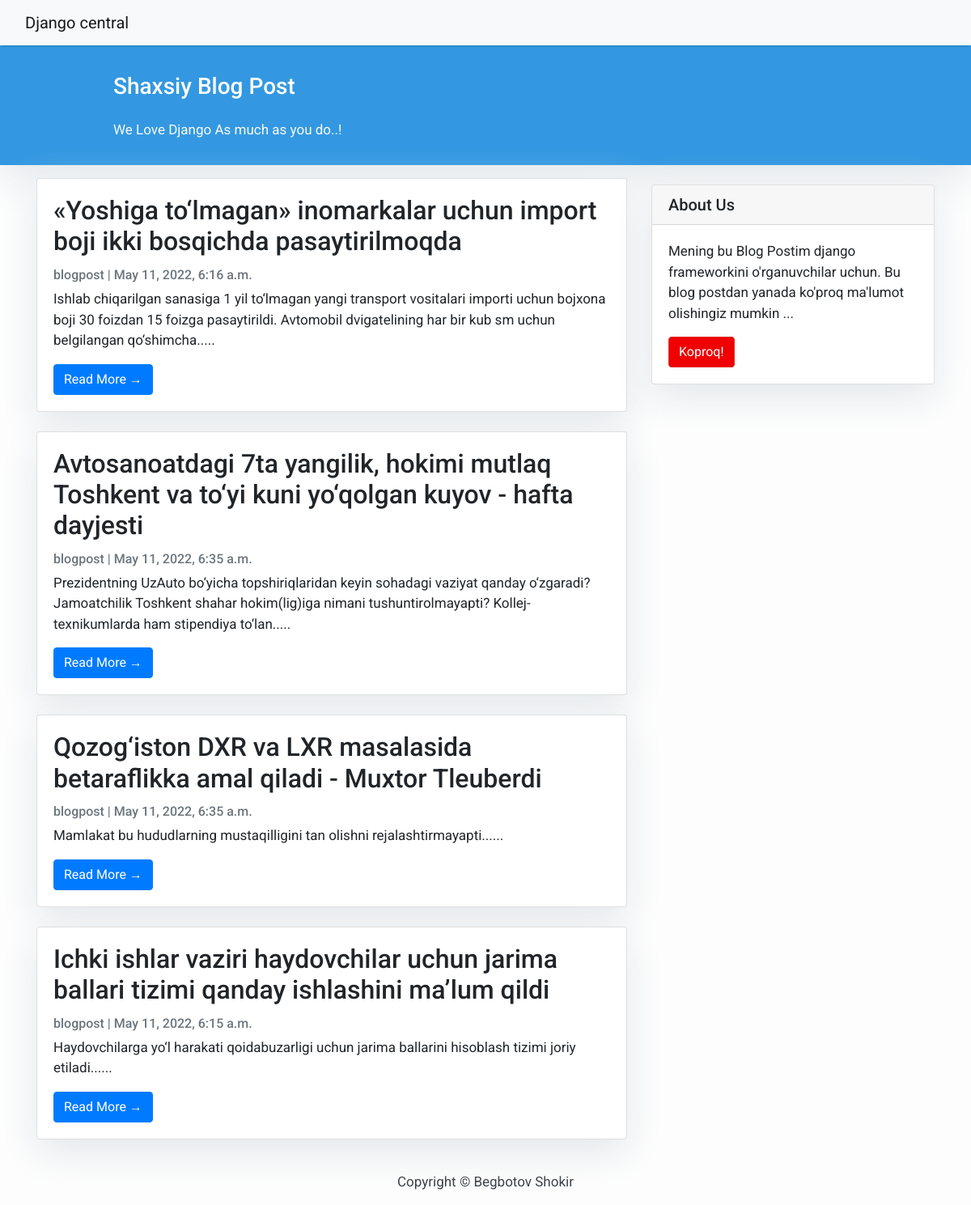
The page / on the database its author committed.
### post/models.py (models this page shows, shortened)
class Yangiliklar(models.Model):
	STATUS = (
		(0, 'Draft'),
		(1, 'Publish')
		)
	title = models.CharField(max_length=200, null=True)
	main_content = models.CharField(max_length=200, null=True)
	content = models.TextField(null=True)
	author = models.ForeignKey(User, on_delete = models.SET_NULL, blank=True, null=True)
	sana = models.DateTimeField(auto_now=True)
	slug = models.SlugField(max_length=100)
	status = models.IntegerField(default=0, choices = STATUS)
	image = models.ImageField(upload_to='images', null=True)
	like_count = models.IntegerField(null=True, blank=True, default=0)
	dislike_count = models.IntegerField(null=True, blank=True, default=0)

### post/views.py (the view)
# urls.py: path('', index, name='index'),
def index(request):
	posts = Yangiliklar.objects.filter(status=1).order_by('-id')
	context = {'posts':posts}
	return render(request, 'index.html', context)

### post/templates/index.html
{% extends 'base.html' %}
{% load static %}
{% block content %}
<div class="container">
    <div class="row">
        <div class="col-md-8 mt-3 left">
        {% for post in posts %}
            <div class="card mb-4">
                <div class="card-body">
                    <h2 class="card-title">{{post.title}}</h2>
                    <p class="card-text text-muted h6">{{post.author}} | {{post.sana}} </p>
                    <p class="card-text">{{post.main_content |slice:'200'}}.....</p>
                    <a href="{% url 'detail' post.slug %}" class="btn btn-primary">Read More &rarr;</a>
                </div>
            </div>
        {% endfor %}
        </div>
		<div class="col-md-4 float-right ">
			<div class="card my-4">
        		<h5 class="card-header">About Us</h5>
    			<div class="card-body">
        				<p class="card-text"> Mening bu Blog Postim django frameworkini o'rganuvchilar uchun. Bu blog postdan yanada ko'proq ma'lumot olishingiz mumkin ...</p>
        				<a href="https://docs.djangoproject.com/en/4.0/" class="btn btn-danger">Koproq!</a>
    			</div>
			</div>
		</div>
    </div>
</div>
  {% endblock content %}

### post/templates/base.html (shortened to what this page needs)
{% load static %}
<!DOCTYPE html>
<html>
    <head>
        <link rel="stylesheet" href="https://maxcdn.bootstrapcdn.com/bootstrap/4.0.0/css/bootstrap.min.css"
 />
        <link rel="stylesheet" href="{% static 'css/main.css' %}">
        <link rel="stylesheet" href="https://cdnjs.cloudflare.com/ajax/libs/font-awesome/6.0.0-beta2/css/all.min.css">
    </head>
    <body>
        <nav class="navbar navbar-expand-lg navbar-light bg-light shadow" id="mainNav">
            <div class="container-fluid">
                <a class="navbar-brand" href="{% url 'index' %}">Django central</a>
            </div>
        </nav>
<header class="masthead">
    <div class="container">
        <div class="row">
            <div class=" col-md-8 col-md-10 mx-auto">
                <div class="site-heading">
                    <h3 class=" site-heading my-4 mt-3 text-white"> Shaxsiy Blog Post </h3>
                    <p class="text-light">We Love Django As much as you do..! &nbsp
                    </p>
                </div>
            </div>
        </div>
    </div>
</header>
{% block content %}
{% endblock content %}
<footer class="py-3 bg-grey">
    <p class="m-0 text-dark text-center ">Copyright &copy; Begbotov Shokir</p>
</footer>
    </body>
</html>

### static/css/main.css (style rules this page uses)
body { font-family: "Roboto", sans-serif; font-size: 17px; background-color: #fdfdfd; }
.shadow { box-shadow: 0 4px 2px -2px rgba(0, 0, 0, 0.1); }
.btn-danger { color: #fff; background-color: #f00000; border-color: #dc281e; }
.masthead { background: #3398E1; height: auto; padding-bottom: 15px; box-shadow: 0 16px 48px #E3E7EB; padding-top: 10px; }
.card { box-shadow: 0 16px 48px #E3E7EB; }

### rows shown on the page
Yangiliklar: title "«Yoshiga to‘lmagan» inomarkalar uchun import boji ikki bosqichda pasaytirilmoqda", author "blogpost", sana "May 11, 2022, 6:16 a.m.", main_content "Ishlab chiqarilgan sanasiga 1 yil to‘lmagan yangi transport vositalari importi uchun bojxona boji 30 foizdan 15 foizga pasaytirildi. Avtomobil dvigatelining har bir kub sm uchun belgilangan qo‘shimcha"
Yangiliklar: title "Avtosanoatdagi 7ta yangilik, hokimi mutlaq Toshkent va to‘yi kuni yo‘qolgan kuyov - hafta dayjesti", author "blogpost", sana "May 11, 2022, 6:35 a.m.", main_content "Prezidentning UzAuto bo‘yicha topshiriqlaridan keyin sohadagi vaziyat qanday o‘zgaradi? Jamoatchilik Toshkent shahar hokim(lig)iga nimani tushuntirolmayapti? Kollej-texnikumlarda ham stipendiya to‘lan"
Yangiliklar: title "Qozog‘iston DXR va LXR masalasida betaraflikka amal qiladi - Muxtor Tleuberdi", author "blogpost", sana "May 11, 2022, 6:35 a.m.", main_content "Mamlakat bu hududlarning mustaqilligini tan olishni rejalashtirmayapti."
Yangiliklar: title "Ichki ishlar vaziri haydovchilar uchun jarima ballari tizimi qanday ishlashini ma’lum qildi", author "blogpost", sana "May 11, 2022, 6:15 a.m.", main_content "Haydovchilarga yo‘l harakati qoidabuzarligi uchun jarima ballarini hisoblash tizimi joriy etiladi."
